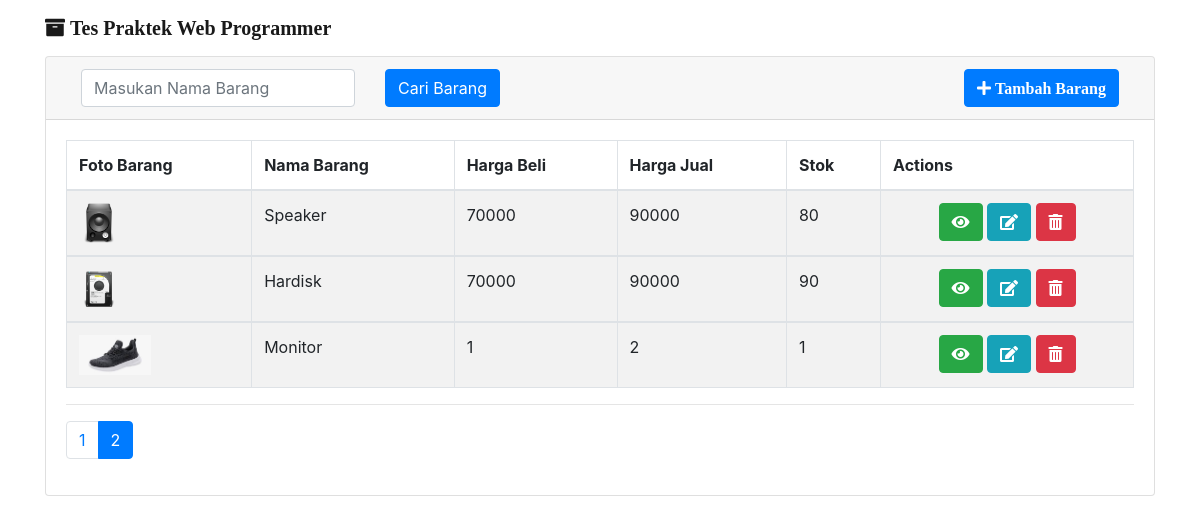
The app's page /index.php?halaman=2 with its own data.
### tables this page shows
CREATE TABLE `contacts` (
  `id` int(10) UNSIGNED NOT NULL,
  `name` varchar(1000) NOT NULL,
  `hargabeli` int(50) NOT NULL,
  `hargajual` int(50) NOT NULL,
  `stok` int(50) NOT NULL,
  `image` text NOT NULL
);

### index.php (the view, shortened to what this page needs)
<?php
  include('db.php');
  $upload_dir = 'uploads/';
?>
<!DOCTYPE html>
<html>
  <head>
    <link rel="stylesheet" href="css/bootstrap.min.css">
    <link rel="stylesheet" href="https://use.fontawesome.com/releases/v5.0.13/css/all.css">
    <link rel="stylesheet" href="https://cdn.datatables.net/1.10.16/css/dataTables.bootstrap4.min.css">
    <link rel="stylesheet" href="https://cdnjs.cloudflare.com/ajax/libs/twitter-bootstrap/4.0.0/css/bootstrap.css">
  </head>
  <body>
      <nav class="navbar navbar-expand-md navbar-light navbar-laravel">
        <div class="container">
          <a class="navbar-brand" href="index.php"><i class="fa fa-archive">   Tes Praktek Web Programmer</i></a>
        </div>
      </nav>
      <div class="container">
        <div class="row justify-content-center">
            <div class="col-md-12">
                <div class="card">
                    <div class="card-header">
                      <div class="container">
                        <div class="row">
                          <div class="col-auto">
                              <form action="" method="get">
                              <input class="form-control" type="text" name="term"  placeholder="Masukan Nama Barang" aria-label="Masukan Nama Barang" aria-describedby="button-addon2">
                          </div>
                          <div class="col">
                          <button class="btn btn-primary" type="submit" id="button-addon2">Cari Barang</button>
                          </div>
                          <div class="col">
                            <a class="btn btn-primary float-right" href="create.php"><i class="fa fa-plus">   Tambah Barang</i></a>
                          </div>
                        </div>
                      </div>
                    </div>
                    <div class="card-body">
                      <table id="example" class="table table-striped table-bordered" style="width:100%">
                        <thead>
                            <tr>
                                <th>Foto Barang</th>
                                <th>Nama Barang</th>
                                <th>Harga Beli</th>
                                <th>Harga Jual</th>
                                <th>Stok</th>
                                <th>Actions</th>
                            </tr>
                        </thead>
                          <?php
                          $batas   = 5;
                          $halaman = @$_GET['halaman'];
                              if(empty($halaman)){
                                  $posisi  = 0;
                                  $halaman = 1;
                              }
                              else{
                                  $posisi  = ($halaman-1) * $batas;
                              }
                          if(isset($_GET['term'])){
                            $term = $_GET['term'];
                            $term = mysqli_real_escape_string($conn,$_GET['term']);
                            $sql = "SELECT * FROM contacts WHERE name LIKE '%".$term."%'";
                            $hasil = mysqli_query($conn,$sql);
                          }else{
                            $sql="select * from contacts order by id asc limit $posisi,$batas";
                            $hasil=mysqli_query($conn,$sql);
                          }
                          while ($data = mysqli_fetch_array($hasil)) {
                              ?>
                        <tbody>
                          <tr>
                            <td><img src="<?php echo $upload_dir.$data['image'] ?>" height="40"></td>
                            <td><?php echo $data["name"];   ?></td>
                            <td><?php echo $data["hargabeli"];   ?></td>
                            <td><?php echo $data["hargajual"];   ?></td>
                            <td><?php echo $data["stok"];   ?></td>
                            <td class="text-center">
                                <a href="show.php?id=<?php echo $data['id'] ?>" class="btn btn-success"><i class="fa fa-eye"></i></a>
                                <a href="edit.php?id=<?php echo $data['id'] ?>" class="btn btn-info"><i class="fas fa-edit"></i></a>
                                <a href="index.php?delete=<?php echo $data['id'] ?>" class="btn btn-danger" onclick="return confirm('Delete barang ini?')"><i class="fa fa-trash-alt"></i></a>
                              </td>
                          </tr>
                        </tbody>
                        <?php
                        }
                        ?>
                      </table>
                      <hr>
                      <?php
                        $query2     = mysqli_query($conn, "select * from contacts");
                        $jmldata    = mysqli_num_rows($query2);
                        $jmlhalaman = ceil($jmldata/$batas);
                        ?>
                        <div class="text-center">
                            <ul class="pagination">
                                <?php
                                for($i=1;$i<=$jmlhalaman;$i++) {
                                    if ($i != $halaman) {
                                        echo "<li class='page-item'><a class='page-link' href='index.php?halaman=$i'>$i</a></li>";
                                    } else {
                                        echo "<li class='page-item active'><a class='page-link' href='#'>$i</a></li>";
                                    }
                                }
                                ?>
                            </ul>
                        </div>
                      </div>
                    </div>
                </div>
            </div>
        </div>
  </body>
</html>

### records on screen
contacts: image (picture), name "Speaker", hargabeli "70000", hargajual "90000", stok "80"
contacts: image (picture), name "Hardisk", hargabeli "70000", hargajual "90000", stok "90"
contacts: image (picture), name "Monitor", hargabeli "1", hargajual "2", stok "1"
